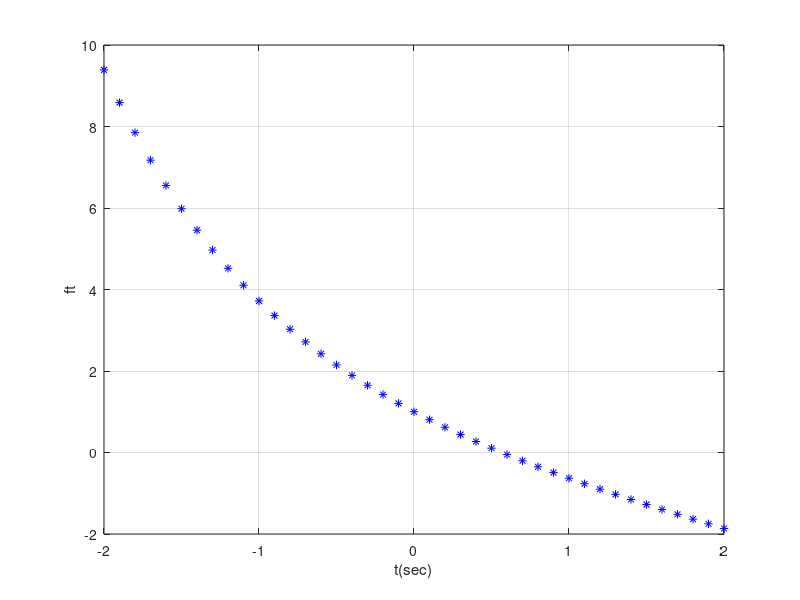

Source code (MATLAB):
% f(x)=e^(-x)-x 
% Denkleminin köklerini hem grafik yöntemi ile çözen programı yazınız.
clear all; close all; clc;
for t=-2:0.1:2
    ft=exp(1)^(-t)-t;
    plot(t,ft,'b*')
    hold on;
end
grid on;
xlabel('t(sec)');
ylabel('ft');